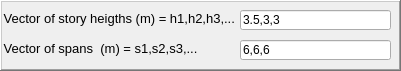
      <widget class="QFrame" name="GlobalFrame">
       <property name="geometry">
        <rect>
         <x>0</x>
         <y>180</y>
         <width>401</width>
         <height>71</height>
        </rect>
       </property>
       <property name="frameShape">
        <enum>QFrame::WinPanel</enum>
       </property>
       <property name="frameShadow">
        <enum>QFrame::Raised</enum>
       </property>
       <widget class="QLineEdit" name="heigth_v">
        <property name="geometry">
         <rect>
          <x>240</x>
          <y>10</y>
          <width>151</width>
          <height>20</height>
         </rect>
        </property>
        <property name="text">
         <string>3.5,3,3</string>
        </property>
        <property name="placeholderText">
         <string>3.0</string>
        </property>
       </widget>
       <widget class="QLabel" name="label_27">
        <property name="geometry">
         <rect>
          <x>0</x>
          <y>40</y>
          <width>211</width>
          <height>16</height>
         </rect>
        </property>
        <property name="font">
         <font>
          <family>Arial</family>
          <pointsize>10</pointsize>
          <weight>50</weight>
          <italic>false</italic>
          <bold>false</bold>
         </font>
        </property>
        <property name="text">
         <string> Vector of spans  (m) = s1,s2,s3,...</string>
        </property>
       </widget>
       <widget class="QLineEdit" name="span_v">
        <property name="geometry">
         <rect>
          <x>240</x>
          <y>40</y>
          <width>151</width>
          <height>20</height>
         </rect>
        </property>
        <property name="text">
         <string>6,6,6</string>
        </property>
        <property name="placeholderText">
         <string>6,6,6</string>
        </property>
       </widget>
       <widget class="QLabel" name="label_38">
        <property name="geometry">
         <rect>
          <x>0</x>
          <y>10</y>
          <width>241</width>
          <height>16</height>
         </rect>
        </property>
        <property name="font">
         <font>
          <family>Arial</family>
          <pointsize>10</pointsize>
          <weight>50</weight>
          <italic>false</italic>
          <bold>false</bold>
         </font>
        </property>
        <property name="text">
         <string> Vector of story heigths (m) = h1,h2,h3,...</string>
        </property>
       </widget>
      </widget>
